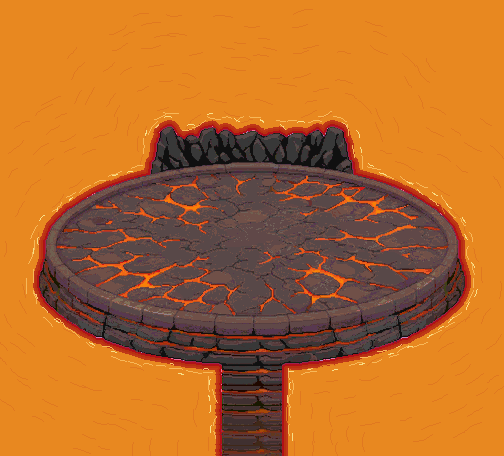

A 2D game scene composited from a Tiled map and its tileset images. What follows is a short description and the map's XML, with every tile layer's data as written:
An orthogonal 21x19 tile map with 24x24 px tiles, 1 tile layer (arene_volcan_nu).

<map version="1.10" tiledversion="1.10.2" orientation="orthogonal" renderorder="right-down" width="21" height="19" tilewidth="24" tileheight="24" infinite="0" nextlayerid="2" nextobjectid="1">
 <properties>
  <property name="zone" value="arene_volcan_nu" />
  <property name="frames" type="int" value="24" />
  <property name="frame_ms" type="int" value="110" />
  <property name="tuiles_animees" type="int" value="257" />
 </properties>
 <tileset firstgid="1" source="arene_volcan_nu_tuiles.tsx" />
 <layer id="1" name="arene_volcan_nu" width="21" height="19">
  <data encoding="csv">
1,1,1,1,1,1008,1009,1010,1011,1012,1013,1014,1015,1016,1017,1018,1019,1,1,1,1,
1,1,1,1020,1021,1022,1023,1024,1025,1026,1027,1028,1029,1030,1031,1032,1033,1034,1,1,1,
1,1,1035,1036,1037,1038,1039,1040,1041,1042,1043,1044,1045,1046,1047,1048,1049,1050,1051,1,1,
1,1052,1053,1054,1055,1056,1057,1058,1059,1060,1061,1062,1063,1064,1065,1066,1067,1068,1069,1,1,
1070,1071,1072,1073,1074,1075,1076,1077,1078,1079,1080,1081,1082,1083,1084,1085,1086,1087,1088,1089,1090,
1091,1092,1093,1094,1095,1096,1097,1098,1099,1100,1101,1102,1103,1104,1105,1106,1107,1108,1109,1110,1111,
1112,1113,1114,1115,1116,1117,1118,367,368,369,370,371,372,373,1119,1120,1121,1122,1123,1124,1125,
1126,1127,1128,1129,1130,1131,1132,426,427,428,429,430,431,432,433,1133,1134,1135,1136,1137,1138,
1139,1140,1141,1142,470,471,472,473,474,475,476,477,478,479,480,481,482,1143,1144,1145,1146,
1147,1148,1149,508,509,510,511,512,513,514,515,516,517,518,519,520,521,522,1150,1151,1152,
1153,1154,542,543,544,545,546,547,548,549,550,551,552,553,554,555,556,557,558,1155,1156,
1157,1158,574,575,576,577,578,579,580,581,582,583,584,585,586,587,588,589,590,1159,1160,
1161,1162,605,606,607,608,609,610,611,612,613,614,615,616,617,618,619,620,621,1163,1164,
1165,1166,1167,1168,644,645,646,647,648,649,650,651,652,653,654,655,656,1169,1170,1171,1172,
1173,1174,1175,1176,1177,1178,1179,698,699,700,701,702,703,704,1180,1181,1182,1183,1184,1185,1186,
1187,1188,1189,1190,1191,1192,1193,1194,1195,1196,765,1197,1198,1199,1200,1201,1202,1203,1204,1205,1206,
1207,1208,1209,1210,1211,1212,1213,1214,1215,1216,837,1217,1218,1219,1220,1221,1222,1223,1224,1225,1226,
1227,1228,1229,1230,1231,1232,1233,1234,1235,1236,909,1237,1238,1239,1240,1241,1242,1243,1244,1245,1246,
1,1247,1248,1249,1250,1251,1252,1253,1254,1255,977,1256,1257,1258,1259,1260,1261,1262,1263,1264,1
</data>
 </layer>
</map>
